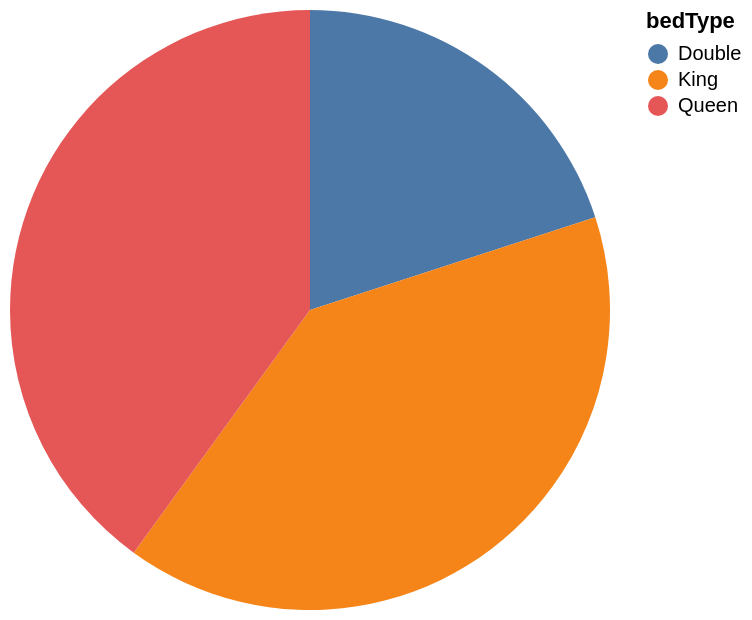

Source (Vega-Lite JSON):
### Vega-Lite specification from a JSON file in a GitHub repository (floating-point values rounded to 4 significant figures)
{"data": {"values": [{"x_data": "Double", "y_data": 2}, {"x_data": "King", "y_data": 4}, {"x_data": "Queen", "y_data": 4}]}, "mark": "arc", "encoding": {"theta": {"field": "y_data", "type": "quantitative", "title": "count(*)"}, "color": {"field": "x_data", "type": "nominal", "title": "bedType"}}}
